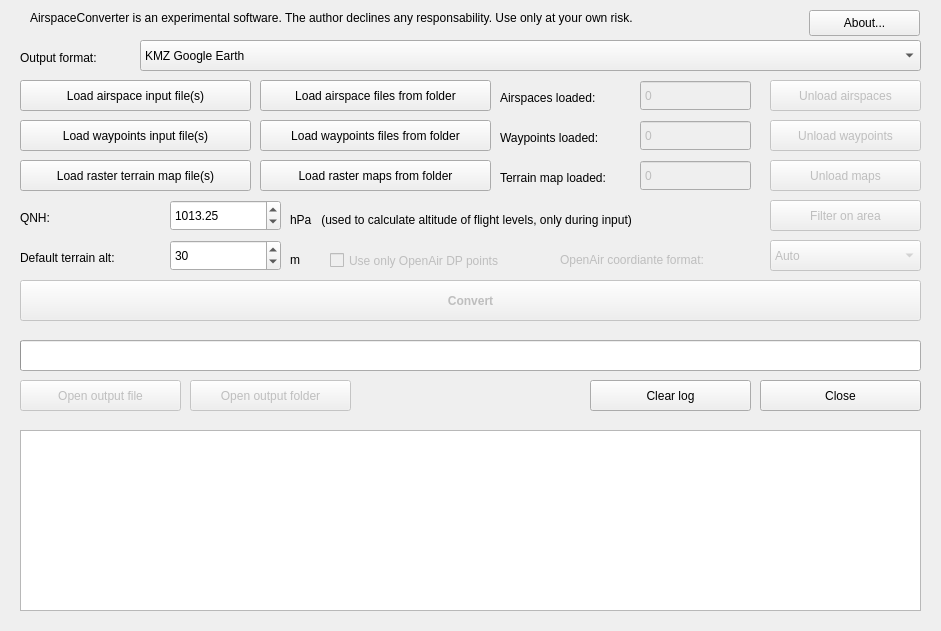
<?xml version="1.0" encoding="UTF-8"?>
<ui version="4.0">
 <class>MainWindow</class>
 <widget class="QMainWindow" name="MainWindow">
  <property name="geometry">
   <rect>
    <x>0</x>
    <y>0</y>
    <width>941</width>
    <height>631</height>
   </rect>
  </property>
  <property name="sizePolicy">
   <sizepolicy hsizetype="Fixed" vsizetype="Fixed">
    <horstretch>0</horstretch>
    <verstretch>0</verstretch>
   </sizepolicy>
  </property>
  <property name="minimumSize">
   <size>
    <width>941</width>
    <height>631</height>
   </size>
  </property>
  <property name="maximumSize">
   <size>
    <width>941</width>
    <height>631</height>
   </size>
  </property>
  <property name="windowTitle">
   <string>AirspaceConverter</string>
  </property>
  <property name="windowIcon">
   <iconset resource="resources.qrc">
    <normaloff>:/icons/airspaceconverter128.xpm</normaloff>:/icons/airspaceconverter128.xpm</iconset>
  </property>
  <property name="locale">
   <locale language="English" country="UnitedStates"/>
  </property>
  <widget class="QWidget" name="centralWidget">
   <widget class="QPushButton" name="aboutButton">
    <property name="geometry">
     <rect>
      <x>809</x>
      <y>10</y>
      <width>111</width>
      <height>26</height>
     </rect>
    </property>
    <property name="toolTip">
     <string>&lt;html&gt;&lt;head/&gt;&lt;body&gt;&lt;p&gt;Click this button to get more info about this software.&lt;/p&gt;&lt;/body&gt;&lt;/html&gt;</string>
    </property>
    <property name="locale">
     <locale language="English" country="UnitedStates"/>
    </property>
    <property name="text">
     <string>About...</string>
    </property>
   </widget>
   <widget class="QPushButton" name="loadAirspaceFileButton">
    <property name="geometry">
     <rect>
      <x>20</x>
      <y>80</y>
      <width>231</width>
      <height>31</height>
     </rect>
    </property>
    <property name="toolTip">
     <string>&lt;html&gt;&lt;head/&gt;&lt;body&gt;&lt;p&gt;Choose one or more input airspace file(s). The input files can be in the openAIP, OpenAir or Google Earth KML/KMZ formats.&lt;/p&gt;&lt;/body&gt;&lt;/html&gt;</string>
    </property>
    <property name="locale">
     <locale language="English" country="UnitedStates"/>
    </property>
    <property name="text">
     <string>Load airspace input file(s)</string>
    </property>
   </widget>
   <widget class="QPushButton" name="unloadAirspacesButton">
    <property name="enabled">
     <bool>false</bool>
    </property>
    <property name="geometry">
     <rect>
      <x>770</x>
      <y>80</y>
      <width>151</width>
      <height>31</height>
     </rect>
    </property>
    <property name="toolTip">
     <string>&lt;html&gt;&lt;head/&gt;&lt;body&gt;&lt;p&gt;Clears all the airspace definitions currently loaded in memory.&lt;/p&gt;&lt;/body&gt;&lt;/html&gt;</string>
    </property>
    <property name="locale">
     <locale language="English" country="UnitedStates"/>
    </property>
    <property name="text">
     <string>Unload airspaces</string>
    </property>
   </widget>
   <widget class="QComboBox" name="outputFormatComboBox">
    <property name="geometry">
     <rect>
      <x>140</x>
      <y>40</y>
      <width>781</width>
      <height>31</height>
     </rect>
    </property>
    <property name="toolTip">
     <string>&lt;html&gt;&lt;head/&gt;&lt;body&gt;&lt;p&gt;Select the desired output format.&lt;/p&gt;&lt;/body&gt;&lt;/html&gt;</string>
    </property>
    <property name="locale">
     <locale language="English" country="UnitedStates"/>
    </property>
    <item>
     <property name="text">
      <string>KMZ Google Earth</string>
     </property>
    </item>
    <item>
     <property name="text">
      <string>OpenAir (only airspace)</string>
     </property>
    </item>
    <item>
     <property name="text">
      <string>CUP SeeYou (only waypoints)</string>
     </property>
    </item>
    <item>
     <property name="text">
      <string>Polish format for cGPSmapper</string>
     </property>
    </item>
    <item>
     <property name="text">
      <string>IMG file for Garmin devices</string>
     </property>
    </item>
   </widget>
   <widget class="QLabel" name="label">
    <property name="geometry">
     <rect>
      <x>20</x>
      <y>50</y>
      <width>111</width>
      <height>16</height>
     </rect>
    </property>
    <property name="locale">
     <locale language="English" country="UnitedStates"/>
    </property>
    <property name="text">
     <string>Output format:</string>
    </property>
   </widget>
   <widget class="QLabel" name="label_2">
    <property name="geometry">
     <rect>
      <x>30</x>
      <y>10</y>
      <width>771</width>
      <height>16</height>
     </rect>
    </property>
    <property name="locale">
     <locale language="English" country="UnitedStates"/>
    </property>
    <property name="text">
     <string>AirspaceConverter is an experimental software. The author declines any responsability. Use only at your own risk.</string>
    </property>
   </widget>
   <widget class="QPushButton" name="loadAirspaceFolderButton">
    <property name="geometry">
     <rect>
      <x>260</x>
      <y>80</y>
      <width>231</width>
      <height>31</height>
     </rect>
    </property>
    <property name="toolTip">
     <string>&lt;html&gt;&lt;head/&gt;&lt;body&gt;&lt;p&gt;Choose a folder with input airspace files. All the contained files, in openAIP, OpenAir and Google Earth KML/KMZ will be attempted to load. Beware to don't reload the just converted files.&lt;/p&gt;&lt;/body&gt;&lt;/html&gt;</string>
    </property>
    <property name="locale">
     <locale language="English" country="UnitedStates"/>
    </property>
    <property name="text">
     <string>Load airspace files from folder</string>
    </property>
   </widget>
   <widget class="QPushButton" name="loadWaypointFileButton">
    <property name="geometry">
     <rect>
      <x>20</x>
      <y>120</y>
      <width>231</width>
      <height>31</height>
     </rect>
    </property>
    <property name="toolTip">
     <string>&lt;html&gt;&lt;head/&gt;&lt;body&gt;&lt;p&gt;Load one or more waypoints files in the SeeYou (.CUP) format.&lt;/p&gt;&lt;/body&gt;&lt;/html&gt;</string>
    </property>
    <property name="locale">
     <locale language="English" country="UnitedStates"/>
    </property>
    <property name="text">
     <string>Load waypoints input file(s)</string>
    </property>
   </widget>
   <widget class="QPushButton" name="loadWaypointsFolderButton">
    <property name="geometry">
     <rect>
      <x>260</x>
      <y>120</y>
      <width>231</width>
      <height>31</height>
     </rect>
    </property>
    <property name="toolTip">
     <string>&lt;html&gt;&lt;head/&gt;&lt;body&gt;&lt;p&gt;Load all the waypoints files in the SeeYou (.CUP) format contained in a folder.&lt;/p&gt;&lt;/body&gt;&lt;/html&gt;</string>
    </property>
    <property name="locale">
     <locale language="English" country="UnitedStates"/>
    </property>
    <property name="text">
     <string>Load waypoints files from folder</string>
    </property>
   </widget>
   <widget class="QPushButton" name="loadRasterMapFileButton">
    <property name="geometry">
     <rect>
      <x>20</x>
      <y>160</y>
      <width>231</width>
      <height>31</height>
     </rect>
    </property>
    <property name="toolTip">
     <string>&lt;html&gt;&lt;head/&gt;&lt;body&gt;&lt;p&gt;Load one or multiple terrain raster maps (.DEM) files. Terrain maps are used to get the AMSL altitude of AGL altitudes.&lt;/p&gt;&lt;/body&gt;&lt;/html&gt;</string>
    </property>
    <property name="locale">
     <locale language="English" country="UnitedStates"/>
    </property>
    <property name="text">
     <string>Load raster terrain map file(s)</string>
    </property>
   </widget>
   <widget class="QPushButton" name="loadRasterMapFolderButton">
    <property name="geometry">
     <rect>
      <x>260</x>
      <y>160</y>
      <width>231</width>
      <height>31</height>
     </rect>
    </property>
    <property name="toolTip">
     <string>&lt;html&gt;&lt;head/&gt;&lt;body&gt;&lt;p&gt;Load all terrain raster maps (.DEM) files from a directory. Terrain maps are used to get the AMSL altitude of AGL altitudes.&lt;/p&gt;&lt;/body&gt;&lt;/html&gt;</string>
    </property>
    <property name="locale">
     <locale language="English" country="UnitedStates"/>
    </property>
    <property name="text">
     <string>Load raster maps from folder</string>
    </property>
   </widget>
   <widget class="QLabel" name="label_3">
    <property name="geometry">
     <rect>
      <x>500</x>
      <y>90</y>
      <width>141</width>
      <height>16</height>
     </rect>
    </property>
    <property name="locale">
     <locale language="English" country="UnitedStates"/>
    </property>
    <property name="text">
     <string>Airspaces loaded:</string>
    </property>
   </widget>
   <widget class="QLabel" name="label_4">
    <property name="geometry">
     <rect>
      <x>500</x>
      <y>170</y>
      <width>141</width>
      <height>16</height>
     </rect>
    </property>
    <property name="locale">
     <locale language="English" country="UnitedStates"/>
    </property>
    <property name="text">
     <string>Terrain map loaded:</string>
    </property>
   </widget>
   <widget class="QLabel" name="label_5">
    <property name="geometry">
     <rect>
      <x>500</x>
      <y>130</y>
      <width>141</width>
      <height>16</height>
     </rect>
    </property>
    <property name="locale">
     <locale language="English" country="UnitedStates"/>
    </property>
    <property name="text">
     <string>Waypoints loaded:</string>
    </property>
   </widget>
   <widget class="QSpinBox" name="numAirspacesLoadedSpinBox">
    <property name="enabled">
     <bool>false</bool>
    </property>
    <property name="geometry">
     <rect>
      <x>640</x>
      <y>80</y>
      <width>111</width>
      <height>31</height>
     </rect>
    </property>
    <property name="toolTip">
     <string>&lt;html&gt;&lt;head/&gt;&lt;body&gt;&lt;p&gt;The number of airspace definitions currently loaded.&lt;/p&gt;&lt;/body&gt;&lt;/html&gt;</string>
    </property>
    <property name="locale">
     <locale language="English" country="UnitedStates"/>
    </property>
    <property name="readOnly">
     <bool>true</bool>
    </property>
    <property name="buttonSymbols">
     <enum>QAbstractSpinBox::NoButtons</enum>
    </property>
    <property name="maximum">
     <number>9999999</number>
    </property>
   </widget>
   <widget class="QSpinBox" name="numTerrainMapsLoadedSpinBox">
    <property name="enabled">
     <bool>false</bool>
    </property>
    <property name="geometry">
     <rect>
      <x>640</x>
      <y>160</y>
      <width>111</width>
      <height>31</height>
     </rect>
    </property>
    <property name="toolTip">
     <string>&lt;html&gt;&lt;head/&gt;&lt;body&gt;&lt;p&gt;The number of terrain raster maps currently loaded.&lt;/p&gt;&lt;/body&gt;&lt;/html&gt;</string>
    </property>
    <property name="locale">
     <locale language="English" country="UnitedStates"/>
    </property>
    <property name="readOnly">
     <bool>true</bool>
    </property>
    <property name="buttonSymbols">
     <enum>QAbstractSpinBox::NoButtons</enum>
    </property>
    <property name="maximum">
     <number>999999</number>
    </property>
   </widget>
   <widget class="QSpinBox" name="numWaypointsLoadedSpinBox">
    <property name="enabled">
     <bool>false</bool>
    </property>
    <property name="geometry">
     <rect>
      <x>640</x>
      <y>120</y>
      <width>111</width>
      <height>31</height>
     </rect>
    </property>
    <property name="toolTip">
     <string>&lt;html&gt;&lt;head/&gt;&lt;body&gt;&lt;p&gt;The number of waypoints currently loaded.&lt;/p&gt;&lt;/body&gt;&lt;/html&gt;</string>
    </property>
    <property name="locale">
     <locale language="English" country="UnitedStates"/>
    </property>
    <property name="readOnly">
     <bool>true</bool>
    </property>
    <property name="buttonSymbols">
     <enum>QAbstractSpinBox::NoButtons</enum>
    </property>
    <property name="maximum">
     <number>99999999</number>
    </property>
   </widget>
   <widget class="QPushButton" name="unloadWaypointsButton">
    <property name="enabled">
     <bool>false</bool>
    </property>
    <property name="geometry">
     <rect>
      <x>770</x>
      <y>120</y>
      <width>151</width>
      <height>31</height>
     </rect>
    </property>
    <property name="toolTip">
     <string>&lt;html&gt;&lt;head/&gt;&lt;body&gt;&lt;p&gt;Clears all the waypoints currently loaded in memory.&lt;/p&gt;&lt;/body&gt;&lt;/html&gt;</string>
    </property>
    <property name="locale">
     <locale language="English" country="UnitedStates"/>
    </property>
    <property name="text">
     <string>Unload waypoints</string>
    </property>
   </widget>
   <widget class="QPushButton" name="unloadTerrainMapsButton">
    <property name="enabled">
     <bool>false</bool>
    </property>
    <property name="geometry">
     <rect>
      <x>770</x>
      <y>160</y>
      <width>151</width>
      <height>31</height>
     </rect>
    </property>
    <property name="toolTip">
     <string>&lt;html&gt;&lt;head/&gt;&lt;body&gt;&lt;p&gt;Clears all the terrain raster maps currently loaded in memory.&lt;/p&gt;&lt;/body&gt;&lt;/html&gt;</string>
    </property>
    <property name="locale">
     <locale language="English" country="UnitedStates"/>
    </property>
    <property name="text">
     <string>Unload maps</string>
    </property>
   </widget>
   <widget class="QProgressBar" name="progressBar">
    <property name="geometry">
     <rect>
      <x>20</x>
      <y>340</y>
      <width>901</width>
      <height>31</height>
     </rect>
    </property>
    <property name="maximum">
     <number>100</number>
    </property>
    <property name="value">
     <number>0</number>
    </property>
    <property name="textVisible">
     <bool>false</bool>
    </property>
   </widget>
   <widget class="QTextEdit" name="loggingTextBox">
    <property name="geometry">
     <rect>
      <x>20</x>
      <y>430</y>
      <width>901</width>
      <height>181</height>
     </rect>
    </property>
    <property name="horizontalScrollBarPolicy">
     <enum>Qt::ScrollBarAlwaysOff</enum>
    </property>
    <property name="readOnly">
     <bool>true</bool>
    </property>
   </widget>
   <widget class="QLabel" name="label_6">
    <property name="geometry">
     <rect>
      <x>20</x>
      <y>210</y>
      <width>141</width>
      <height>16</height>
     </rect>
    </property>
    <property name="locale">
     <locale language="English" country="UnitedStates"/>
    </property>
    <property name="text">
     <string>QNH:</string>
    </property>
   </widget>
   <widget class="QDoubleSpinBox" name="QNHspinBox">
    <property name="geometry">
     <rect>
      <x>170</x>
      <y>200</y>
      <width>111</width>
      <height>31</height>
     </rect>
    </property>
    <property name="toolTip">
     <string>&lt;html&gt;&lt;head/&gt;&lt;body&gt;&lt;p&gt;If desired, only before to load airspace, set here a specific QNH to be used to calculate the AMSL height of flight levels. This is used only to make Google Earth files and applied only when reading input files.&lt;/p&gt;&lt;/body&gt;&lt;/html&gt;</string>
    </property>
    <property name="minimum">
     <double>800.000000000000000</double>
    </property>
    <property name="maximum">
     <double>1300.000000000000000</double>
    </property>
    <property name="value">
     <double>1013.250000000000000</double>
    </property>
   </widget>
   <widget class="QLabel" name="label_7">
    <property name="geometry">
     <rect>
      <x>290</x>
      <y>210</y>
      <width>461</width>
      <height>20</height>
     </rect>
    </property>
    <property name="locale">
     <locale language="English" country="UnitedStates"/>
    </property>
    <property name="text">
     <string>hPa   (used to calculate altitude of flight levels, only during input)</string>
    </property>
   </widget>
   <widget class="QLabel" name="defaultTerrainLabel">
    <property name="geometry">
     <rect>
      <x>20</x>
      <y>250</y>
      <width>141</width>
      <height>16</height>
     </rect>
    </property>
    <property name="locale">
     <locale language="English" country="UnitedStates"/>
    </property>
    <property name="text">
     <string>Default terrain alt:</string>
    </property>
   </widget>
   <widget class="QLabel" name="meterLabel">
    <property name="geometry">
     <rect>
      <x>290</x>
      <y>250</y>
      <width>31</width>
      <height>20</height>
     </rect>
    </property>
    <property name="locale">
     <locale language="English" country="UnitedStates"/>
    </property>
    <property name="text">
     <string>m</string>
    </property>
   </widget>
   <widget class="QSpinBox" name="defaultAltSpinBox">
    <property name="geometry">
     <rect>
      <x>170</x>
      <y>240</y>
      <width>111</width>
      <height>31</height>
     </rect>
    </property>
    <property name="toolTip">
     <string>&lt;html&gt;&lt;head/&gt;&lt;body&gt;&lt;p&gt;Set here the default terrain altitude in meters that will be used for the points not covered by the loaded terrain raster maps. Used only to make Google Earth files.&lt;/p&gt;&lt;/body&gt;&lt;/html&gt;</string>
    </property>
    <property name="minimum">
     <number>-100</number>
    </property>
    <property name="maximum">
     <number>10000</number>
    </property>
    <property name="value">
     <number>30</number>
    </property>
   </widget>
   <widget class="QPushButton" name="clearLogButton">
    <property name="geometry">
     <rect>
      <x>590</x>
      <y>380</y>
      <width>161</width>
      <height>31</height>
     </rect>
    </property>
    <property name="toolTip">
     <string>&lt;html&gt;&lt;head/&gt;&lt;body&gt;&lt;p&gt;Clears all the text from the below message log.&lt;/p&gt;&lt;/body&gt;&lt;/html&gt;</string>
    </property>
    <property name="text">
     <string>Clear log</string>
    </property>
   </widget>
   <widget class="QPushButton" name="openOutputFolderButton">
    <property name="enabled">
     <bool>false</bool>
    </property>
    <property name="geometry">
     <rect>
      <x>190</x>
      <y>380</y>
      <width>161</width>
      <height>31</height>
     </rect>
    </property>
    <property name="toolTip">
     <string>&lt;html&gt;&lt;head/&gt;&lt;body&gt;&lt;p&gt;Opens the folder with the just created output file.&lt;/p&gt;&lt;/body&gt;&lt;/html&gt;</string>
    </property>
    <property name="text">
     <string>Open output folder</string>
    </property>
   </widget>
   <widget class="QPushButton" name="openOutputFileButton">
    <property name="enabled">
     <bool>false</bool>
    </property>
    <property name="geometry">
     <rect>
      <x>20</x>
      <y>380</y>
      <width>161</width>
      <height>31</height>
     </rect>
    </property>
    <property name="toolTip">
     <string>&lt;html&gt;&lt;head/&gt;&lt;body&gt;&lt;p&gt;Opens the just created output file with its predefined software.&lt;/p&gt;&lt;/body&gt;&lt;/html&gt;</string>
    </property>
    <property name="text">
     <string>Open output file</string>
    </property>
   </widget>
   <widget class="QPushButton" name="closeButton">
    <property name="geometry">
     <rect>
      <x>760</x>
      <y>380</y>
      <width>161</width>
      <height>31</height>
     </rect>
    </property>
    <property name="toolTip">
     <string>&lt;html&gt;&lt;head/&gt;&lt;body&gt;&lt;p&gt;Terminates AirspaceConverter.&lt;/p&gt;&lt;/body&gt;&lt;/html&gt;</string>
    </property>
    <property name="text">
     <string>Close</string>
    </property>
   </widget>
   <widget class="QPushButton" name="convertButton">
    <property name="enabled">
     <bool>false</bool>
    </property>
    <property name="geometry">
     <rect>
      <x>20</x>
      <y>280</y>
      <width>901</width>
      <height>41</height>
     </rect>
    </property>
    <property name="font">
     <font>
      <weight>75</weight>
      <bold>true</bold>
     </font>
    </property>
    <property name="toolTip">
     <string>&lt;html&gt;&lt;head/&gt;&lt;body&gt;&lt;p&gt;&lt;span style=&quot; font-weight:400;&quot;&gt;Starts the conversion process.&lt;/span&gt;&lt;/p&gt;&lt;/body&gt;&lt;/html&gt;</string>
    </property>
    <property name="text">
     <string>Convert</string>
    </property>
   </widget>
   <widget class="QPushButton" name="filterButton">
    <property name="enabled">
     <bool>false</bool>
    </property>
    <property name="geometry">
     <rect>
      <x>770</x>
      <y>200</y>
      <width>151</width>
      <height>31</height>
     </rect>
    </property>
    <property name="toolTip">
     <string>&lt;html&gt;&lt;head/&gt;&lt;body&gt;&lt;p&gt;Opens a dialog to define a filtering area. When the filter is applied all airspace and waypoints outside the defined area will be unloaded. So, when converting, the resulting output will be only in the selected area.&lt;/p&gt;&lt;/body&gt;&lt;/html&gt;</string>
    </property>
    <property name="locale">
     <locale language="English" country="UnitedStates"/>
    </property>
    <property name="text">
     <string>Filter on area</string>
    </property>
   </widget>
   <widget class="QCheckBox" name="onlyPointsCheckBox">
    <property name="enabled">
     <bool>false</bool>
    </property>
    <property name="geometry">
     <rect>
      <x>330</x>
      <y>250</y>
      <width>221</width>
      <height>21</height>
     </rect>
    </property>
    <property name="toolTip">
     <string>&lt;html&gt;&lt;head/&gt;&lt;body&gt;&lt;p&gt;Only when writing to OpenAir this option forces the converter to don't use OpenAir arc (DA) and circle (DC) definititions but only points (DP). This option can be useful when comparing to other OpenAir files made with only points, otherwise it is better to keep it disabled and take advantage of the use of arcs and circles, resulting in smaller OpenAir files.&lt;/p&gt;&lt;/body&gt;&lt;/html&gt;</string>
    </property>
    <property name="text">
     <string>Use only OpenAir DP points</string>
    </property>
   </widget>
   <widget class="QComboBox" name="openAirCoordinateTypeComboBox">
    <property name="enabled">
     <bool>false</bool>
    </property>
    <property name="geometry">
     <rect>
      <x>770</x>
      <y>240</y>
      <width>151</width>
      <height>31</height>
     </rect>
    </property>
    <property name="currentIndex">
     <number>2</number>
    </property>
    <item>
     <property name="text">
      <string>DD:MM.MMM</string>
     </property>
    </item>
    <item>
     <property name="text">
      <string>DD:MM:SS</string>
     </property>
    </item>
    <item>
     <property name="text">
      <string>Auto</string>
     </property>
    </item>
   </widget>
   <widget class="QLabel" name="openAirCoordonateFormatLabel">
    <property name="enabled">
     <bool>false</bool>
    </property>
    <property name="geometry">
     <rect>
      <x>560</x>
      <y>250</y>
      <width>201</width>
      <height>20</height>
     </rect>
    </property>
    <property name="locale">
     <locale language="English" country="UnitedStates"/>
    </property>
    <property name="text">
     <string>OpenAir coordiante format:</string>
    </property>
   </widget>
  </widget>
 </widget>
 <layoutdefault spacing="6" margin="11"/>
 <tabstops>
  <tabstop>aboutButton</tabstop>
  <tabstop>outputFormatComboBox</tabstop>
  <tabstop>loadAirspaceFileButton</tabstop>
  <tabstop>loadAirspaceFolderButton</tabstop>
  <tabstop>numAirspacesLoadedSpinBox</tabstop>
  <tabstop>unloadAirspacesButton</tabstop>
  <tabstop>loadWaypointFileButton</tabstop>
  <tabstop>loadWaypointsFolderButton</tabstop>
  <tabstop>numWaypointsLoadedSpinBox</tabstop>
  <tabstop>unloadWaypointsButton</tabstop>
  <tabstop>loadRasterMapFileButton</tabstop>
  <tabstop>loadRasterMapFolderButton</tabstop>
  <tabstop>numTerrainMapsLoadedSpinBox</tabstop>
  <tabstop>unloadTerrainMapsButton</tabstop>
  <tabstop>QNHspinBox</tabstop>
  <tabstop>defaultAltSpinBox</tabstop>
  <tabstop>filterButton</tabstop>
  <tabstop>convertButton</tabstop>
  <tabstop>openOutputFileButton</tabstop>
  <tabstop>openOutputFolderButton</tabstop>
  <tabstop>clearLogButton</tabstop>
  <tabstop>closeButton</tabstop>
  <tabstop>loggingTextBox</tabstop>
 </tabstops>
 <resources>
  <include location="resources.qrc"/>
 </resources>
 <connections>
  <connection>
   <sender>closeButton</sender>
   <signal>clicked()</signal>
   <receiver>MainWindow</receiver>
   <slot>close()</slot>
   <hints>
    <hint type="sourcelabel">
     <x>840</x>
     <y>345</y>
    </hint>
    <hint type="destinationlabel">
     <x>472</x>
     <y>315</y>
    </hint>
   </hints>
  </connection>
  <connection>
   <sender>clearLogButton</sender>
   <signal>clicked()</signal>
   <receiver>loggingTextBox</receiver>
   <slot>clear()</slot>
   <hints>
    <hint type="sourcelabel">
     <x>670</x>
     <y>345</y>
    </hint>
    <hint type="destinationlabel">
     <x>470</x>
     <y>495</y>
    </hint>
   </hints>
  </connection>
 </connections>
</ui>
